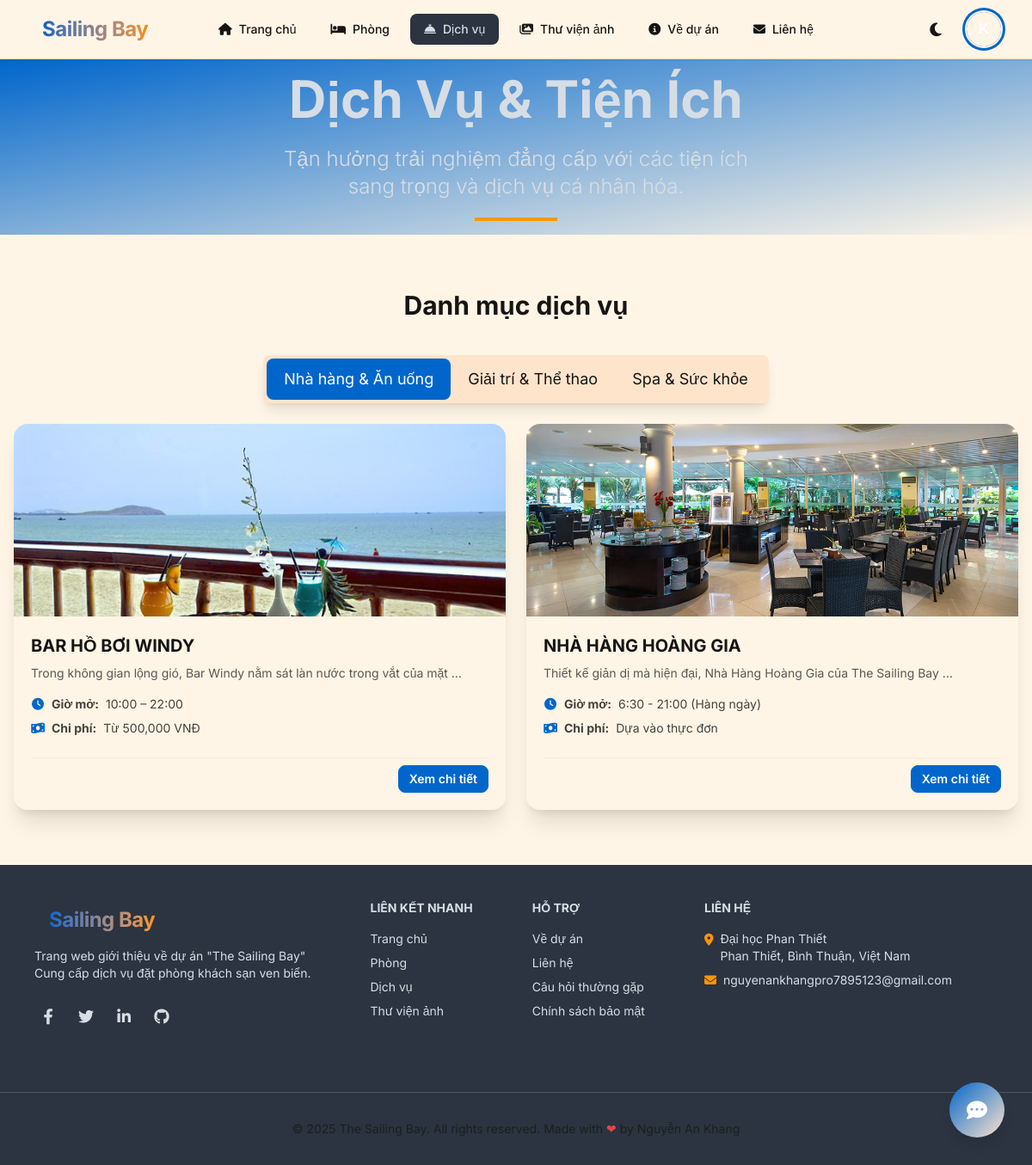
Screenshot of /services/ (signed in) with the database file from the repository.
### users/models.py (models this page shows, shortened)
class User(AbstractUser):
    email = models.EmailField(unique=True)
    profile_picture = models.ImageField(upload_to='profile_pictures/', null=True, blank=True)
    phone_number = models.CharField(max_length=15, null=True, blank=True)
    pass

### services/models.py (models this page shows, shortened)
class Service(models.Model):
    name = models.CharField(max_length=255) # VD: Ocean Spa, Phòng Gym
    category = models.CharField(
        max_length=20,
        choices=SERVICE_CATEGORY_CHOICES,
        default='RECREATION'
    )
    description = models.TextField(help_text="Mô tả chi tiết về dịch vụ")
    opening_hours = models.CharField(
        max_length=100,
        blank=True,
        help_text="VD: 09:00 - 22:00 (Hàng ngày)"
    )
    rules = models.TextField(
        blank=True,
        help_text="Quy định sử dụng, yêu cầu trang phục, v.v."
    )
    price_info = models.CharField(
        max_length=100,
        help_text="VD: 'Miễn phí cho khách' hoặc 'Từ 500,000 VNĐ'"
    )
    slug = models.SlugField(unique=True, blank=True)
    def get_main_image(self):
        try:
            main_image = self.gallery.get(is_main=True)
            return main_image.image.url
        except ServiceImage.DoesNotExist:
            first_image = self.gallery.first()
            if first_image:
                return first_image.image.url
        return None # Hoặc trả về ảnh placeholder

### services/views.py (the view)
# urls.py: path("", views.service_list, name="service_list"),
def service_list(request):
    all_services = Service.objects.all().order_by('category', 'name')
    categorized_services = {}
    for service in all_services:
        category_name = service.get_category_display()
        if category_name not in categorized_services:
            categorized_services[category_name] = []
        categorized_services[category_name].append(service)
    context = {
        'categorized_services': categorized_services
    }
    return render(request, 'services/services.html', context)

### services/templates/services/services.html (shortened to what this page needs)
{% extends "base.html" %}
{% load static %}
{% block content %}
<section class="hero min-h-[60vh] bg-gradient-to-br from-primary to-primary-focus">
    <div class="hero-content text-center text-neutral-content">
        <div class="max-w-xl">
            <h1 class="mb-6 text-5xl md:text-6xl font-bold">
                Dịch Vụ & Tiện Ích
            </h1>
            <p class="mb-5 text-xl md:text-2xl font-light">
                Tận hưởng trải nghiệm đẳng cấp với các tiện ích sang trọng và dịch vụ cá nhân hóa.
            </p>
            <div class="w-24 h-1 bg-accent mx-auto"></div>
        </div>
    </div>
</section>
<div class="container mx-auto px-4 py-16 max-w-7xl">
    <h2 class="text-3xl font-bold text-center mb-10 text-base-content">Danh mục dịch vụ</h2>
    <div class="flex justify-center mb-6">
        <div role="tablist" class="tabs tabs-boxed tabs-lg shadow-lg" id="service-tab-container">
            {% for category_name, service_list in categorized_services.items %}
            {% with category_id=category_name|slugify|slice:":20" %}
            <a role="tab" class="tab tab-lg {% if forloop.first %}tab-active{% endif %}"
                data-tab-target="#tab-content-{{ category_id }}">
                {{ category_name }}
            </a>
            {% endwith %}
            {% endfor %}
        </div>
    </div>
    <div class="mt-6">
        {% for category_name, service_list in categorized_services.items %}
        {% with category_id=category_name|slugify|slice:":20" %}
 <div id="tab-content-{{ category_id }}"
     class="tab-content-panel {% if not forloop.first %}hidden{% endif %}">
    <div class="flex justify-center">
        <div class="grid grid-cols-1 md:grid-cols-2 lg:grid-cols-2 gap-6 w-full max-w-7xl">
            {% for service in service_list %}
            <div class="card bg-base-100 shadow-xl transition-all duration-300 hover:shadow-2xl hover:-translate-y-2 flex flex-col">
                {% with main_img_url=service.get_main_image %}
                <figure class="h-56">
                    {% if main_img_url %}
                    <img src="{{ main_img_url }}" alt="{{ service.name }}" class="w-full h-full object-cover">
                    {% else %}
                    <img src="https://via.placeholder.com/400x300.png?text={{ service.name|urlencode }}"
                        alt="Chưa có ảnh" class="w-full h-full object-cover">
                    {% endif %}
                </figure>
                {% endwith %}
                <div class="card-body p-5 flex flex-col justify-between">
                    <div>
                        <h3 class="card-title text-xl font-bold">{{ service.name }}</h3>
                        {% if service.description %}
                        <p class="text-base-content/70 text-sm mt-2 mb-4">
                            {{ service.description|truncatewords:15 }}
                        </p>
                        {% endif %}
                        <div class="text-sm space-y-2 mt-2">
                            <p class="flex items-center gap-2 text-base-content/80">
                                <i class="fas fa-clock w-4 text-center text-primary"></i>
                                <strong>Giờ mở:</strong> {{ service.opening_hours|default:"Cả ngày" }}
                            </p>
                            <p class="flex items-center gap-2 text-base-content/80">
                                <i class="fas fa-money-bill-wave w-4 text-center text-primary"></i>
                                <strong>Chi phí:</strong> {{ service.price_info|default:"Miễn phí / Liên hệ" }}
                            </p>
                        </div>
                    </div>
                    <div class="card-actions justify-end mt-4 pt-2 border-t border-base-200">
                        <a href="{% url 'service_detail' service.slug %}" class="btn btn-sm btn-primary">
                            Xem chi tiết
                        </a>
                    </div>
                </div>
            </div>
            {% endfor %}
        </div>
    </div>
</div>
        {% endwith %}
        {% endfor %}
    </div>
</div>
{% endblock content %}

### templates/base.html (shortened to what this page needs)
{% load static %}
{% load socialaccount %}
<!DOCTYPE html>
<html lang="vi" data-theme="light">
<head>
    <link href="https://cdn.jsdelivr.net/npm/daisyui@4.4.19/dist/full.min.css" rel="stylesheet" type="text/css" />
    <link href="https://cdnjs.cloudflare.com/ajax/libs/font-awesome/6.4.0/css/all.min.css" rel="stylesheet">
    <link href="{% static 'css/styles.css' %}" rel="stylesheet" type="text/css">
</head>
<body class="min-h-screen flex flex-col bg-base-100">
    <header class="sticky top-0 z-50 glass">
        <div class="navbar max-w-7xl mx-auto px-4 lg:px-8">
            <div class="navbar-start">
                <a class="btn btn-ghost text-2xl font-bold no-animation" href="{% url 'home' %}">
                    <span class="gradient-text">Sailing Bay</span>
                </a>
            </div>
            <div class="navbar-center hidden lg:flex">
                <ul class="menu menu-horizontal px-1 gap-2">
                    <li><a href="{% url 'home' %}" class="font-medium rounded-lg"><i class="fas fa-home"></i> Trang
                            chủ</a></li>
                    <li><a href="{% url 'room_list' %}" class="font-medium rounded-lg"><i class="fas fa-bed"></i>
                            Phòng</a></li>
                    <li><a href="{% url 'service_list' %}" class="font-medium rounded-lg"><i
                                class="fas fa-concierge-bell"></i> Dịch vụ</a></li>
                    <li><a href="{% url 'gallery' %}" class="font-medium rounded-lg"><i class="fas fa-images"></i> Thư
                            viện ảnh</a></li>
                    <li><a href="{% url 'about' %}" class="font-medium rounded-lg"><i class="fas fa-info-circle"></i> Về
                            dự án</a></li>
                    <li><a href="{% url 'contact' %}" class="font-medium rounded-lg"><i class="fas fa-envelope"></i>
                            Liên hệ</a></li>
                </ul>
            </div>
            <div class="navbar-end gap-2">
                <label class="swap swap-rotate btn btn-ghost btn-circle">
                    <i class="swap-off fas fa-moon text-lg"></i>
                </label>
                {% if user.is_authenticated %}
                <div class="dropdown dropdown-end">
                    <div tabindex="0" role="button" class="btn btn-ghost btn-circle avatar no-animation">
                        <div class="w-10 rounded-full ring ring-primary ring-offset-base-100 ring-offset-2">
                            {% get_social_accounts user as social_accounts %}
                            {% if social_accounts.google %}
                            {% for account in social_accounts.google|slice:":1" %}
                            <img src="{{ account.get_avatar_url }}" alt="User Avatar" />
                            {% endfor %}
                            {% else %}
                            <div
                                class="gradient-bg w-full h-full flex items-center justify-center text-white font-bold text-lg">
                                {{ user.first_name|first|default:user.username|first|upper }}
                            </div>
                            {% endif %}
                        </div>
                    </div>
                </div>
                {% endif %}
            </div>
        </div>
    </header>
    <main class="flex-grow">
        {% block content %}
        {% endblock %}
    </main>
    <button id="chat-toggle-btn"
        class="btn btn-circle btn-lg floating-btn floating-btn-chat text-white border-0 shadow-lg hover:shadow-xl hover:scale-110 transition-all bg-gradient-to-br from-primary to-primary-focus"
        title="Mở trợ lý chat">
        <i class="fas fa-comment-dots text-2xl"></i>
    </button>
    <footer class="bg-neutral text-neutral-content mt-auto">
        <div class="footer max-w-7xl mx-auto p-10">
            <aside>
                <a class="btn btn-ghost text-2xl font-bold no-animation" href="{% url 'home' %}">
                    <span class="gradient-text">Sailing Bay</span>
                </a>
                <p>Trang web giới thiệu về dự án "The Sailing Bay"<br>Cung cấp dịch vụ đặt phòng khách sạn ven biển.</p>
                <div class="flex gap-3 mt-4">
                    <a href="#" class="btn btn-circle btn-sm btn-ghost" aria-label="Facebook"><i
                            class="fab fa-facebook-f text-lg"></i></a>
                    <a href="#" class="btn btn-circle btn-sm btn-ghost" aria-label="Twitter"><i
                            class="fab fa-twitter text-lg"></i></a>
                    <a href="#" class="btn btn-circle btn-sm btn-ghost" aria-label="LinkedIn"><i
                            class="fab fa-linkedin-in text-lg"></i></a>
                    <a href="#" class="btn btn-circle btn-sm btn-ghost" aria-label="GitHub"><i
                            class="fab fa-github text-lg"></i></a>
                </div>
            </aside>
            <nav>
                <header class="footer-title opacity-100">Liên kết nhanh</header>
                <a href="{% url 'home' %}" class="link link-hover">Trang chủ</a>
                <a href="{% url 'room_list' %}" class="link link-hover">Phòng</a>
                <a href="{% url 'service_list' %}" class="link link-hover">Dịch vụ</a>
                <a href="{% url 'gallery' %}" class="link link-hover">Thư viện ảnh</a>
            </nav>
            <nav>
                <header class="footer-title opacity-100">Hỗ trợ</header>
                <a href="{% url 'about' %}" class="link link-hover">Về dự án</a>
                <a href="{% url 'contact' %}" class="link link-hover">Liên hệ</a>
                <a href="#" class="link link-hover">Câu hỏi thường gặp</a>
                <a href="#" class="link link-hover">Chính sách bảo mật</a>
            </nav>
            <nav>
                <header class="footer-title opacity-100">Liên hệ</header>
                <p class="flex items-start gap-2">
                    <i class="fas fa-map-marker-alt text-accent flex-shrink-0 mt-1"></i>
                    <span>Đại học Phan Thiết<br>Phan Thiết, Bình Thuận, Việt Nam</span>
                </p>
                <p class="flex items-center gap-2">
                    <i class="fas fa-envelope text-accent flex-shrink-0"></i>
                    <span>nguyenankhangpro7895123@gmail.com</span>
                </p>
            </nav>
        </div>
        <div class="border-t border-neutral-content/20 mt-8 py-8 text-center text-sm">
            <p class="text-base-content/70">&copy; 2025 The Sailing Bay. All rights reserved. <br class="sm:hidden">
                Made with <span class="text-red-500">❤</span> by Nguyễn An Khang</p>
        </div>
    </footer>
</body>
</html>

### templates/base.html (style rules this page uses)
body { font-family: 'Inter', sans-serif; background-color: oklch(var(--b1)); }
html { scroll-behavior: smooth; }
.floating-btn { position: fixed; z-index: 40; }
.floating-btn-chat { bottom: 2rem; right: 2rem; z-index: 1002; }
.gradient-text { background: linear-gradient(90deg, oklch(var(--p)) 0%, oklch(var(--a)) 50%, oklch(var(--p)) 100%); background-size: 200% auto; color: transparent; -webkit-background-clip: text; background-clip: text; animation: gradient 4s linear infinite; font-weight: 700; letter-spacing: -0.5px; }
.gradient-bg { background: linear-gradient(135deg, oklch(var(--p)) 0%, oklch(var(--pf)) 100%); }
.glass { background: oklch(var(--b1) / 0.85); backdrop-filter: blur(10px); border-bottom: 1px solid oklch(var(--b3)); }

### rows the page displays
User: first_name|first "K"
Service: category_name "Nhà hàng & Ăn uống", shows a picture, name "BAR HỒ BƠI WINDY", description "Trong không gian lộng gió, Bar Windy nằm sát làn nước trong vắt của mặt …", opening_hours "10:00 – 22:00", price_info "Từ 500,000 VNĐ"
Service: category_name "Giải trí & Thể thao"
Service: category_name "Spa & Sức khỏe"
Service: shows a picture, name "NHÀ HÀNG HOÀNG GIA", description "Thiết kế giản dị mà hiện đại, Nhà Hàng Hoàng Gia của The Sailing Bay …", opening_hours "6:30 - 21:00 (Hàng ngày)", price_info "Dựa vào thực đơn"
